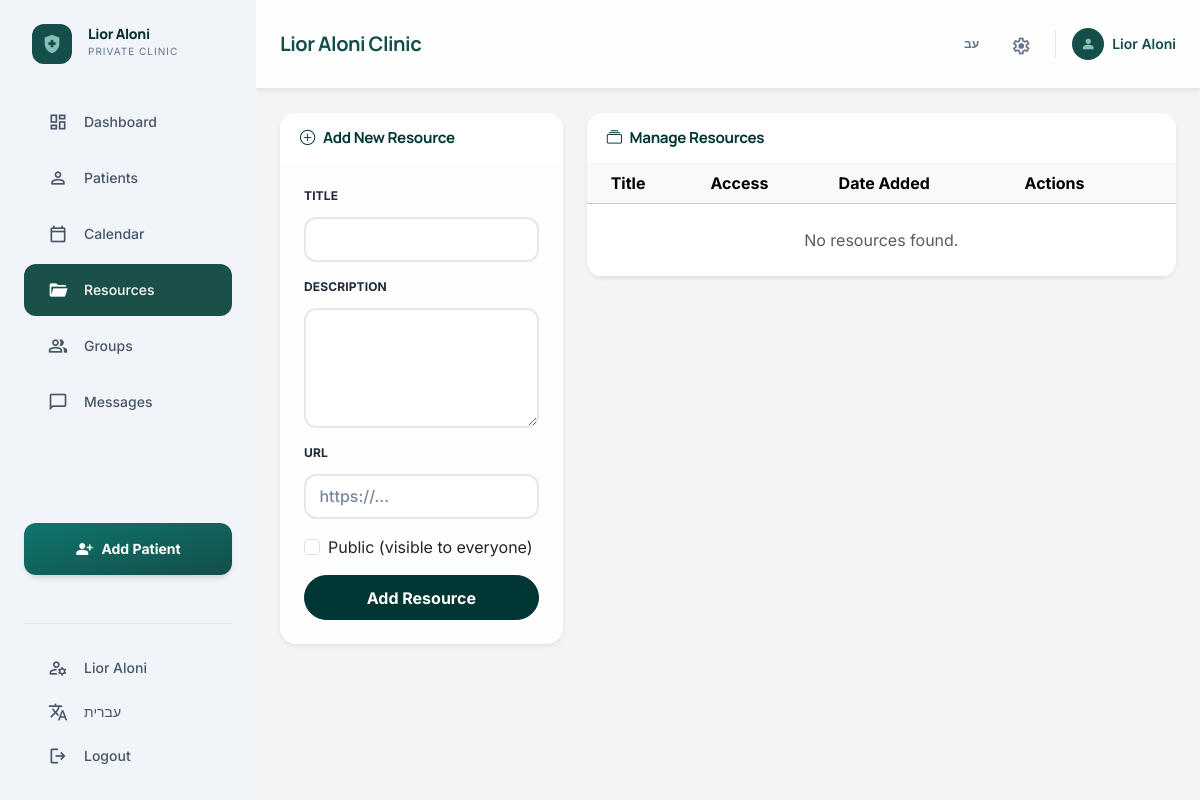
Before: /admin/resources (signed in) with the older database file.
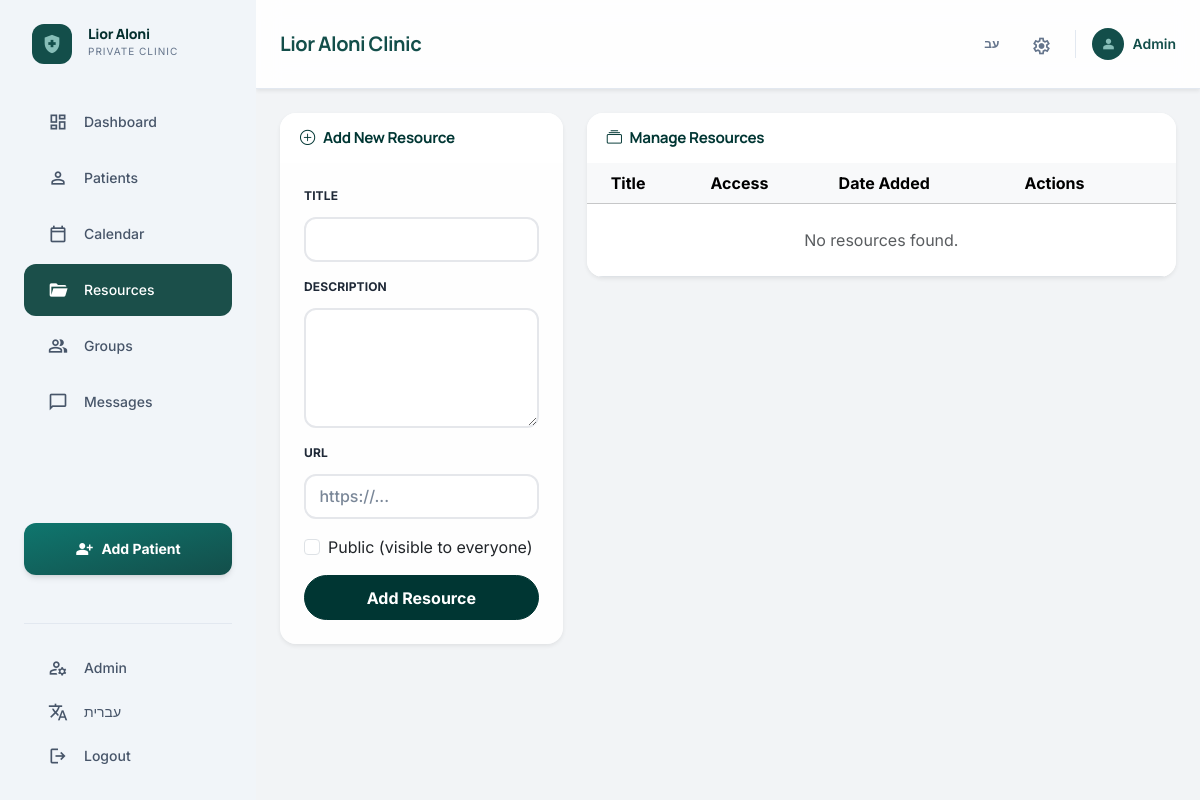
After: the same page with the newer database file.
### tables this page shows
CREATE TABLE users (
    id INTEGER PRIMARY KEY AUTOINCREMENT,
    username TEXT NOT NULL UNIQUE,
    display_name TEXT,
    password_hash TEXT NOT NULL,
    role TEXT NOT NULL CHECK(role IN ('admin', 'patient')),
    totp_secret TEXT,
    totp_enabled BOOLEAN DEFAULT 0,
    force_password_change BOOLEAN DEFAULT 0,
    email TEXT,
    phone TEXT,
    id_number TEXT,
    birth_date DATE,
    patient_id INTEGER,
    is_active BOOLEAN DEFAULT 1,
    created_at TIMESTAMP DEFAULT CURRENT_TIMESTAMP,
    FOREIGN KEY (patient_id) REFERENCES patients (id)
);

### app.py (the view, shortened to what this page needs)
@app.route('/admin/resources', methods=['GET', 'POST'])
@login_required
def manage_resources():
    if current_user.role != 'admin':
        return "Unauthorized", 403
    db = get_db()
    resources = db.execute('SELECT * FROM resources ORDER BY created_at DESC').fetchall()
    return render_template('manage_resources.html', resources=resources)

### app.py (called while the page is built, shortened)
@app.context_processor
def inject_translations():
    def t(text):
        if session.get('lang') == 'he':
            return HEBREW_TRANSLATIONS.get(text, text)
        return text
    ui_density = (session.get('ui_density') or 'balanced').strip().lower()
    if ui_density not in {'compact', 'balanced', 'large'}:
        ui_density = 'balanced'
    return dict(t=t, lang=session.get('lang', 'en'), ui_density=ui_density)

@app.context_processor
def inject_global_vars():
    unread_messages = 0
    if current_user.is_authenticated:
        db = get_db()
        unread_messages = db.execute(
            'SELECT COUNT(*) as count FROM messages WHERE recipient_id = ? AND is_read = 0',
            (current_user.id,)
        ).fetchone()['count']
    return dict(unread_messages=unread_messages)

@app.before_request
def routine_backup_guard():
    if request.path.startswith('/static/'):
        return
    if app.config.get('TESTING'):
        return
    import os
    import time
    db_path = app.config.get('DATABASE_PATH') or app.config.get('DATABASE', DATABASE)
    if not db_path or not os.path.exists(db_path):
        return

### templates/manage_resources.html (shortened to what the changed rows need)
{% extends 'layout.html' %}
{% block content %}
<div class="row">
    <div class="col-lg-8">
        <div class="card border-0 shadow-sm rounded-4">
            <div class="card-body p-0">
                <div class="table-responsive">
                    <table class="table table-hover align-middle mb-0">
                        <thead class="table-light">
                            <tr>
                                <th class="ps-4">Title</th>
                                <th>Access</th>
                                <th>Date Added</th>
                                <th class="pe-4">Actions</th>
                            </tr>
                        </thead>
                    </table>
                </div>
            </div>
        </div>
    </div>
</div>
{% endblock %}

### templates/layout.html (shortened to what the changed rows need)
<!doctype html>
<html lang="{{ lang }}" data-density="{{ ui_density or 'balanced' }}" {% if lang == 'he' %}dir="rtl"{% endif %}>
<head>
    {% if lang == 'he' %}
    <link rel="stylesheet" href="https://cdn.jsdelivr.net/npm/bootstrap@5.3.3/dist/css/bootstrap.rtl.min.css">
    {% else %}
    <link href="https://cdn.jsdelivr.net/npm/bootstrap@5.3.3/dist/css/bootstrap.min.css" rel="stylesheet">
    {% endif %}
    <link rel="stylesheet" href="https://cdn.jsdelivr.net/npm/bootstrap-icons@1.11.3/font/bootstrap-icons.min.css">
    <script src="https://cdn.tailwindcss.com"></script>
    <link rel="stylesheet" href="{{ url_for('static', filename='style.css') }}">
</head>
<body class="bg-[#f2f4f6] text-[#191c1e]" data-endpoint="{{ request.endpoint or '' }}">
{% if current_user.is_authenticated and current_user.role == 'admin' %}
<div class="flex h-screen overflow-hidden">
    <aside id="adminSidebar" class="h-screen w-64 flex-shrink-0 bg-slate-100 flex flex-col p-4 z-40 overflow-y-auto
        fixed lg:static top-0 {% if lang == 'he' %}right-0{% else %}left-0{% endif %} -translate-x-full lg:translate-x-0 transition-transform duration-300">
        <div class="flex items-center gap-3 mb-8 px-2 flex-shrink-0">
            <div class="w-10 h-10 rounded-xl bg-[#134e4a] flex items-center justify-center flex-shrink-0">
                <span class="material-symbols-outlined text-[#87beb8] ms-fill" style="font-size:22px">health_and_safety</span>
            </div>
            <div class="min-w-0">
                <h1 class="font-black text-teal-950 leading-none text-sm truncate">{% if lang == 'he' %}ליאור אלוני{% else %}Lior Aloni{% endif %}</h1>
                <p class="text-[10px] text-slate-500 uppercase tracking-widest mt-0.5">{% if lang == 'he' %}קליניקה פרטית{% else %}Private Clinic{% endif %}</p>
            </div>
        </div>
        <nav class="flex-1 space-y-1">
            {% set endpoint_name = request.endpoint or '' %}
            {% macro nav_link(target, icon, label) %}
            <a href="{{ url_for(target) }}"
               class="flex items-center gap-3 rounded-xl px-4 py-3 font-medium text-sm transition-all duration-200 active:scale-95 {% if endpoint_name == target %}sidebar-link-active{% else %}text-slate-600 hover:bg-slate-200 hover:text-teal-800{% endif %}">
                <span class="material-symbols-outlined {% if endpoint_name == target %}ms-fill{% endif %}" style="font-size:20px">{{ icon }}</span>
                <span>{{ label }}</span>
            </a>
            {% endmacro %}
            {{ nav_link('admin_dashboard',  'dashboard',      t('Dashboard')) }}
            {{ nav_link('crm_dashboard',    'person',         t('Patients')) }}
            {{ nav_link('weekly_calendar',  'calendar_today', t('Calendar')) }}
            {{ nav_link('manage_resources', 'folder_open',    t('Resources')) }}
            {{ nav_link('groups_dashboard', 'group',          t('Groups')) }}
            <a href="#"
               class="flex items-center gap-3 rounded-xl px-4 py-3 font-medium text-sm transition-all duration-200 text-slate-600 hover:bg-slate-200 hover:text-teal-800 active:scale-95"
               data-bs-toggle="offcanvas" data-bs-target="#messagesOffcanvas" aria-controls="messagesOffcanvas">
                <span class="material-symbols-outlined" style="font-size:20px">chat_bubble</span>
                <span>{{ t('Messages') }}</span>
            </a>
        </nav>
        <a href="{{ url_for('add_patient') }}"
           class="mt-4 mb-5 flex items-center justify-center gap-2 bg-gradient-to-br from-teal-700 to-teal-900 text-white py-3 px-4 rounded-xl font-bold text-sm shadow-md hover:opacity-90 transition-opacity flex-shrink-0">
            <span class="material-symbols-outlined ms-fill" style="font-size:18px">person_add</span>
            <span>{{ t('Add Patient') }}</span>
        </a>
        <div class="border-t border-slate-200 pt-4 space-y-1 flex-shrink-0">
            <a href="{{ url_for('admin_profile') }}"
               class="flex items-center gap-3 text-slate-600 hover:bg-slate-200 rounded-xl px-4 py-2.5 transition-all duration-200 text-sm font-medium">
                <span class="material-symbols-outlined" style="font-size:20px">manage_accounts</span>
                <span class="truncate">{{ current_user.display_name or current_user.username }}</span>
            </a>
            <a href="{{ url_for('set_lang', lang='he' if lang == 'en' else 'en') }}"
               class="flex items-center gap-3 text-slate-600 hover:bg-slate-200 rounded-xl px-4 py-2.5 transition-all duration-200 text-sm font-medium">
                <span class="material-symbols-outlined" style="font-size:20px">translate</span>
                <span>{% if lang == 'en' %}עברית{% else %}English{% endif %}</span>
            </a>
            <a href="{{ url_for('logout') }}"
               class="flex items-center gap-3 text-slate-600 hover:bg-slate-200 rounded-xl px-4 py-2.5 transition-all duration-200 text-sm font-medium">
                <span class="material-symbols-outlined" style="font-size:20px">logout</span>
                <span>{{ t('Logout') }}</span>
            </a>
        </div>
    </aside>
    <div class="flex-1 flex flex-col min-w-0 overflow-hidden">
        <header class="bg-white/90 backdrop-blur-md border-b border-slate-200 flex justify-between items-center px-6 py-4 flex-shrink-0 z-30 shadow-sm">
            <div class="flex items-center gap-4">
                <h2 class="text-xl font-bold text-teal-900 font-headline tracking-tight">
                    {% block page_title %}{% if lang == 'he' %}ליאור אלוני{% else %}Lior Aloni Clinic{% endif %}{% endblock %}
                </h2>
            </div>
            <div class="flex items-center gap-3">
                <a href="{{ url_for('set_lang', lang='he' if lang == 'en' else 'en') }}"
                   class="p-2 text-slate-500 hover:text-teal-700 hover:bg-slate-100 rounded-lg transition-colors text-xs font-bold leading-none">
                    {% if lang == 'en' %}עב{% else %}EN{% endif %}
                </a>
                <a href="{{ url_for('admin_profile') }}"
                   class="p-2 text-slate-500 hover:text-teal-700 hover:bg-slate-100 rounded-lg transition-colors">
                    <span class="material-symbols-outlined" style="font-size:20px">settings</span>
                </a>
                <div class="flex items-center gap-2">
                    <div class="w-8 h-8 rounded-full bg-[#134e4a] flex items-center justify-center flex-shrink-0">
                        <span class="material-symbols-outlined text-[#87beb8] ms-fill" style="font-size:16px">person</span>
                    </div>
                    <span class="text-sm font-semibold text-teal-900 hidden md:block">{{ current_user.display_name or current_user.username }}</span>
                </div>
            </div>
        </header>
        <main class="flex-1 overflow-y-auto px-6 py-6 app-shell">
{% endif %}
{% block content %}{% endblock %}
{% if current_user.is_authenticated and current_user.role == 'admin' %}
        </main>
    </div>
</div>
{% elif current_user.is_authenticated and current_user.role == 'patient' %}
</main>
{% else %}
</main>
<footer class="py-6 border-t border-slate-200 text-center">
    <span class="text-slate-500 text-sm">© 2026 Private Psychotherapy Clinic. Calm operations for modern care.</span>
</footer>
{% endif %}
</body>
</html>

Changed rows visible on the page:
changed users: display_name "Lior Aloni" → "Admin"
